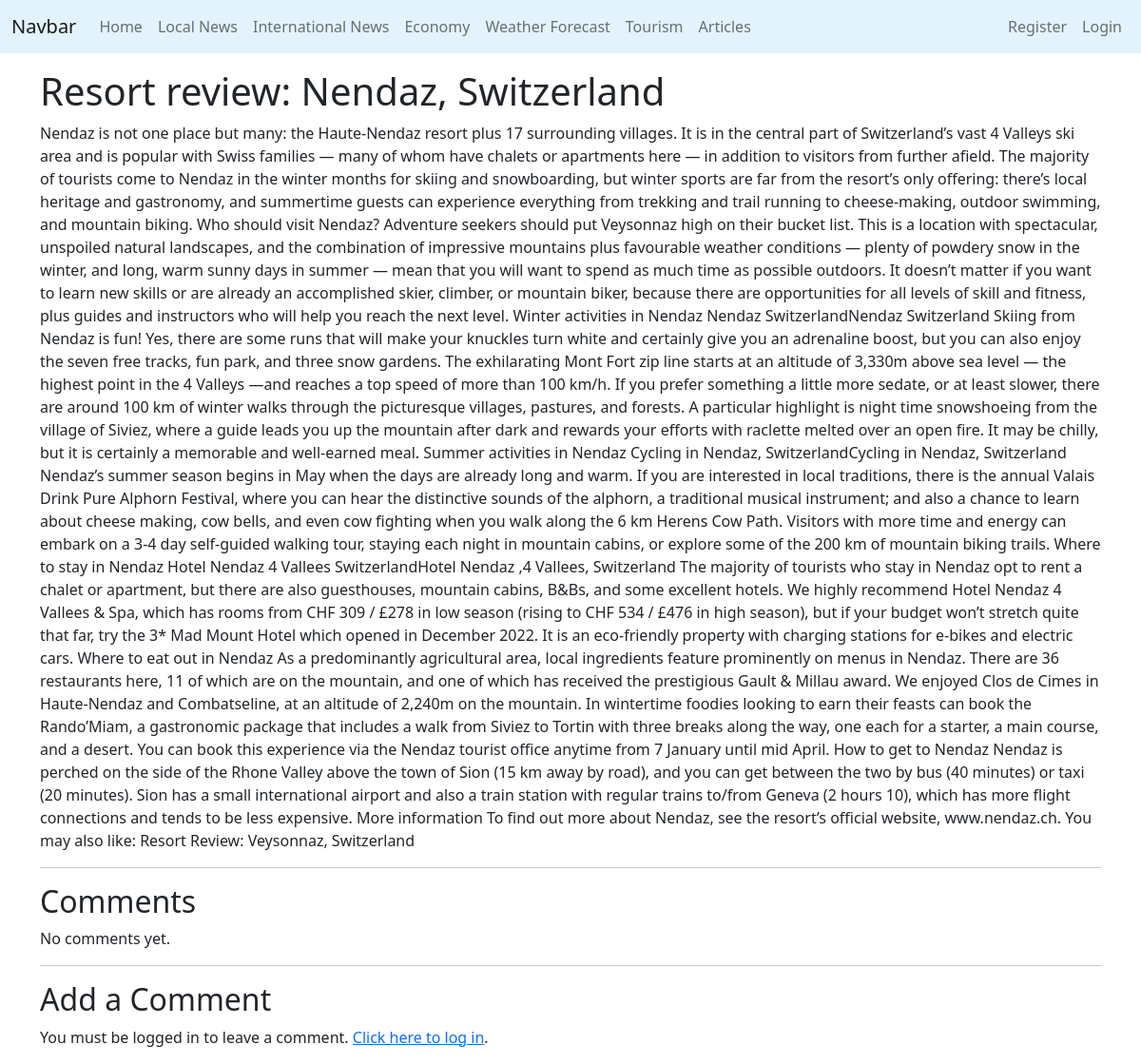
Page /displayNews/article.php?id=2 on the committed database.
### tables this page shows
CREATE TABLE `Articles` (
  `articleId` int(20) NOT NULL,
  `title` varchar(250) NOT NULL,
  `content` longtext NOT NULL,
  `readTime` int(250) NOT NULL,
  `writtenBy` int(20) NOT NULL,
  `date` datetime NOT NULL,
  `category` varchar(50) NOT NULL,
  `published` tinyint(1) NOT NULL
);

### Database.php (called while the page is built, shortened)
<?php
class Database
{
    public static $instance = null;
    public $mysqli = null;
    private function __construct()
    {
        if ($this->mysqli == null) {
            $this->mysqli = new mysqli(DB_HOSTNAME, DB_USERNAME, DB_PASSWORD, DB_DATABASE);
            $this->mysqli->set_charset('utf8mb4');
        }
    }
    public static function getInstance(): self
    {
        if (self::$instance == null) {
            return new self();
        }
    }
    public function query(string $sql): object
    {
        $result = $this->mysqli->query($sql);
        return $result;
    }
}

### displayNews/article.php (the view, shortened to what this page needs)
<?php
$db = Database::getInstance();
$article_id = $_GET['id'];
$sql = "SELECT * FROM Articles WHERE articleId = $article_id ";
$result = $db->query($sql);
$article = $result->fetch_assoc();
$sql = "SELECT Comments.*, Users.userName
        FROM Comments JOIN Users on Comments.reviewBy = Users.userId
        WHERE articleId = $article_id
        ORDER BY date DESC;";
$result = $db->query($sql);
$comments = $result->fetch_all(MYSQLI_ASSOC);
?>
<div class="container">
    <h1><?php echo $article['title']; ?></h1>
    <div class="ql-snow clearfix">
        <div class="ql-editor">
           <?php echo $article['content']; ?>
        </div>
    </div>
    <hr>
    <h2>Comments</h2>
    <?php if (count($comments) == 0) { ?>
        <p>No comments yet.</p>
    <?php } ?>
    <hr>
    <h2>Add a Comment</h2>
    <?php if (isset($_SESSION['username'])) { ?>
        <form action="add_comment.php" method="POST">
            <input type="hidden" name="articleId" value="<?php echo $article_id; ?>">
            <label for="name">Name:</label>
            <input type="text" name="name" id="name" value="<?php echo $_SESSION['username']; ?>" readonly>
            <input type="hidden" name="reviewBy" id="reviewBy" value="<?php echo $_SESSION['userId']; ?>">
            <br>
            <label for="comment">Comment:</label>
            <textarea name="comment" id="comment" rows="5" required></textarea>
            <br>
            <input type="submit" value="Submit">
        </form>
    <?php } else { ?>
    <p>You must be logged in to leave a comment. <a href="<?= BASE_URL . '/user/login.php?redirect=' . urlencode($_SERVER['REQUEST_URI']) ?>">Click here to log in</a>.</p>
    <?php } ?>
</div>

### css/site.css (style rules this page uses)
.ql-editor { overflow-y: auto; }

### rows in the picture
articles: title "Resort review: Nendaz, Switzerland", content "Nendaz is not one place but many: the Haute-Nendaz resort plus 17 surrounding villages. It is in the central part of Switzerland’s vast 4 Valleys ski area and is popular with Swiss families — many of whom have chalets or apartments here — in addition to visitors from further afield. The majority of tourists come to Nendaz in the winter months for skiing and snowboarding, but winter sports are far from the resort’s only offering: there’s local heritage and gastronomy, and summertime guests can experience everything from trekking and trail running to cheese-making, outdoor swimming, and mountain biking. Who should visit Nendaz? Adventure seekers should put Veysonnaz high on their bucket list.…"
